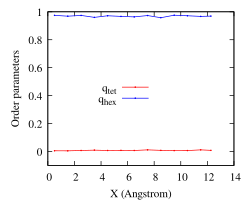

This figure's gnuplot source:
set terminal pdf  size 2.5,2.0 enhanced color font "Times,12" background rgb 'white'
set encoding iso_8859_1 
set output "OP.pdf"

set key at 8, 0.5

#set xrange [0:70]
set yrange [-0.1:1.0]

set xlabel "X (Angstrom)"
set ylabel "Order parameters"

p 'x_OP_profile_graphite_288.lammpstrj.dat' u 1:2 w lp pt 7 ps 0.1 lc rgb "#FF0000" title "q_{tet}", \
  'x_OP_profile_graphite_288.lammpstrj.dat' u 1:3 w lp pt 7 ps 0.1 lc rgb "#0000FF" title "q_{hex}"
